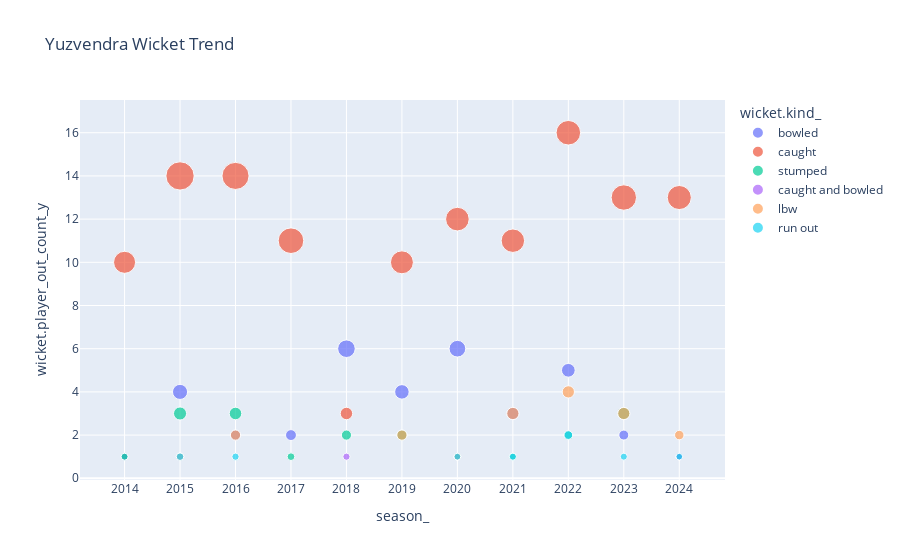

Notebook source saved alongside this figure:
### Code cell
gapminder(df=ys_chahal,x_col=ys_chahal['season_'],y_col=ys_chahal['wicket.player_out_count_y'],size_col=ys_chahal['wicket.player_out_count_y']*100/(ys_chahal['batter_count']),color_col=ys_chahal['wicket.kind_'],title="Yuzvendra Wicket Trend")

### Figure 1 — Plotly figure (JSON) as saved in the notebook; plotly's stock layout.template omitted (floating-point values rounded to 4 significant figures)
{"data": [{"hovertemplate": "wicket.kind_=bowled<br>season_=%{x}<br>wicket.player_out_count_y=%{y}<br>size=%{marker.size}<extra></extra>", "legendgroup": "bowled", "marker": {"color": "#636efa", "size": [0.3003, 1.413, 0.6494, 0.738, 1.917, 1.299, 1.724, 0.9288, 1.166, 0.6135, 0.2762], "sizemode": "area", "sizeref": 0.01237, "symbol": "circle"}, "mode": "markers", "name": "bowled", "orientation": "v", "showlegend": true, "type": "scatter", "x": ["2014", "2015", "2016", "2017", "2018", "2019", "2020", "2021", "2022", "2023", "2024"], "xaxis": "x", "y": [1, 4, 2, 2, 6, 4, 6, 3, 5, 2, 1], "yaxis": "y"}, {"hovertemplate": "wicket.kind_=caught<br>season_=%{x}<br>wicket.player_out_count_y=%{y}<br>size=%{marker.size}<extra></extra>", "legendgroup": "caught", "marker": {"color": "#EF553B", "size": [3.003, 4.947, 4.545, 4.059, 0.9585, 3.247, 3.448, 3.406, 3.73, 3.988, 3.591], "sizemode": "area", "sizeref": 0.01237, "symbol": "circle"}, "mode": "markers", "name": "caught", "orientation": "v", "showlegend": true, "type": "scatter", "x": ["2014", "2015", "2016", "2017", "2018", "2019", "2020", "2021", "2022", "2023", "2024"], "xaxis": "x", "y": [10, 14, 14, 11, 3, 10, 12, 11, 16, 13, 13], "yaxis": "y"}, {"hovertemplate": "wicket.kind_=stumped<br>season_=%{x}<br>wicket.player_out_count_y=%{y}<br>size=%{marker.size}<extra></extra>", "legendgroup": "stumped", "marker": {"color": "#00cc96", "size": [0.3003, 1.06, 0.974, 0.369, 0.639, 0.6494, 0.2874, 0.3096, 0.4662, 0.9202, 0.2762], "sizemode": "area", "sizeref": 0.01237, "symbol": "circle"}, "mode": "markers", "name": "stumped", "orientation": "v", "showlegend": true, "type": "scatter", "x": ["2014", "2015", "2016", "2017", "2018", "2019", "2020", "2021", "2022", "2023", "2024"], "xaxis": "x", "y": [1, 3, 3, 1, 2, 2, 1, 1, 2, 3, 1], "yaxis": "y"}, {"hovertemplate": "wicket.kind_=caught and bowled<br>season_=%{x}<br>wicket.player_out_count_y=%{y}<br>size=%{marker.size}<extra></extra>", "legendgroup": "caught and bowled", "marker": {"color": "#ab63fa", "size": [0.3534, 0.3195, 0.2874, 0.2762], "sizemode": "area", "sizeref": 0.01237, "symbol": "circle"}, "mode": "markers", "name": "caught and bowled", "orientation": "v", "showlegend": true, "type": "scatter", "x": ["2015", "2018", "2020", "2024"], "xaxis": "x", "y": [1, 1, 1, 1], "yaxis": "y"}, {"hovertemplate": "wicket.kind_=lbw<br>season_=%{x}<br>wicket.player_out_count_y=%{y}<br>size=%{marker.size}<extra></extra>", "legendgroup": "lbw", "marker": {"color": "#FFA15A", "size": [0.3534, 0.6494, 0.6494, 0.2874, 0.9288, 0.9324, 0.9202, 0.5525], "sizemode": "area", "sizeref": 0.01237, "symbol": "circle"}, "mode": "markers", "name": "lbw", "orientation": "v", "showlegend": true, "type": "scatter", "x": ["2015", "2016", "2019", "2020", "2021", "2022", "2023", "2024"], "xaxis": "x", "y": [1, 2, 2, 1, 3, 4, 3, 2], "yaxis": "y"}, {"hovertemplate": "wicket.kind_=run out<br>season_=%{x}<br>wicket.player_out_count_y=%{y}<br>size=%{marker.size}<extra></extra>", "legendgroup": "run out", "marker": {"color": "#19d3f3", "size": [0.3534, 0.3247, 0.2874, 0.3096, 0.4662, 0.3067, 0.2762], "sizemode": "area", "sizeref": 0.01237, "symbol": "circle"}, "mode": "markers", "name": "run out", "orientation": "v", "showlegend": true, "type": "scatter", "x": ["2015", "2016", "2020", "2021", "2022", "2023", "2024"], "xaxis": "x", "y": [1, 1, 1, 1, 2, 1, 1], "yaxis": "y"}], "layout": {"legend": {"itemsizing": "constant", "title": {"text": "wicket.kind_"}, "tracegroupgap": 0}, "title": {"text": "Yuzvendra Wicket Trend"}, "xaxis": {"anchor": "y", "domain": [0, 1], "title": {"text": "season_"}}, "yaxis": {"anchor": "x", "domain": [0, 1], "title": {"text": "wicket.player_out_count_y"}}}}
